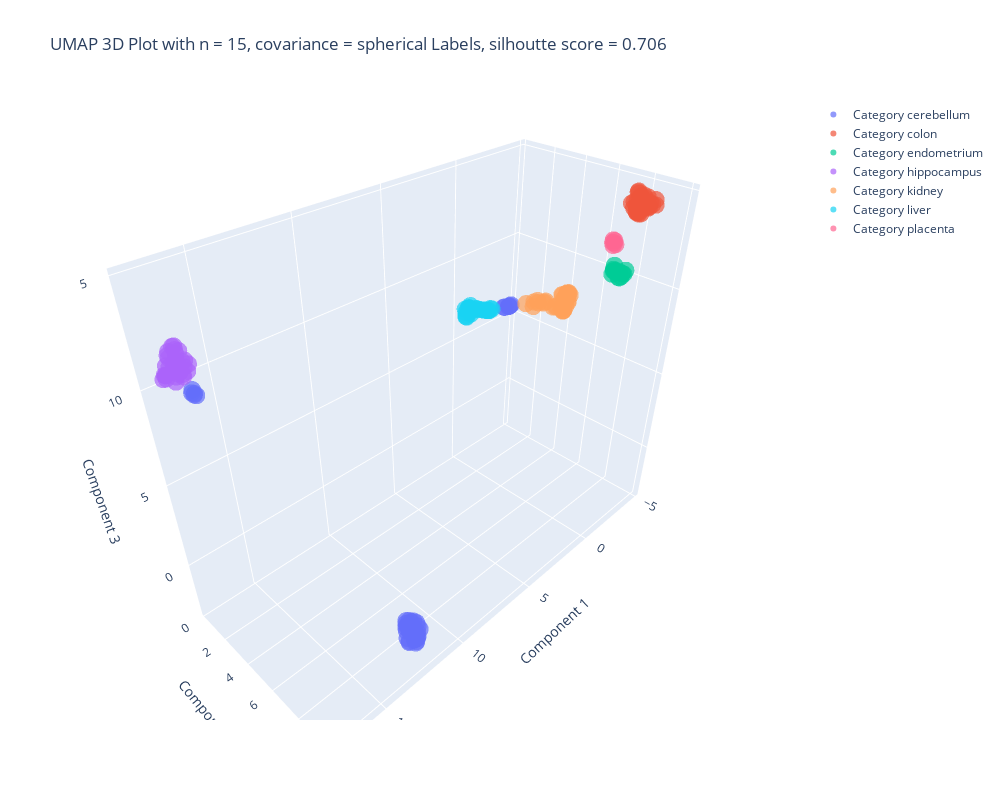
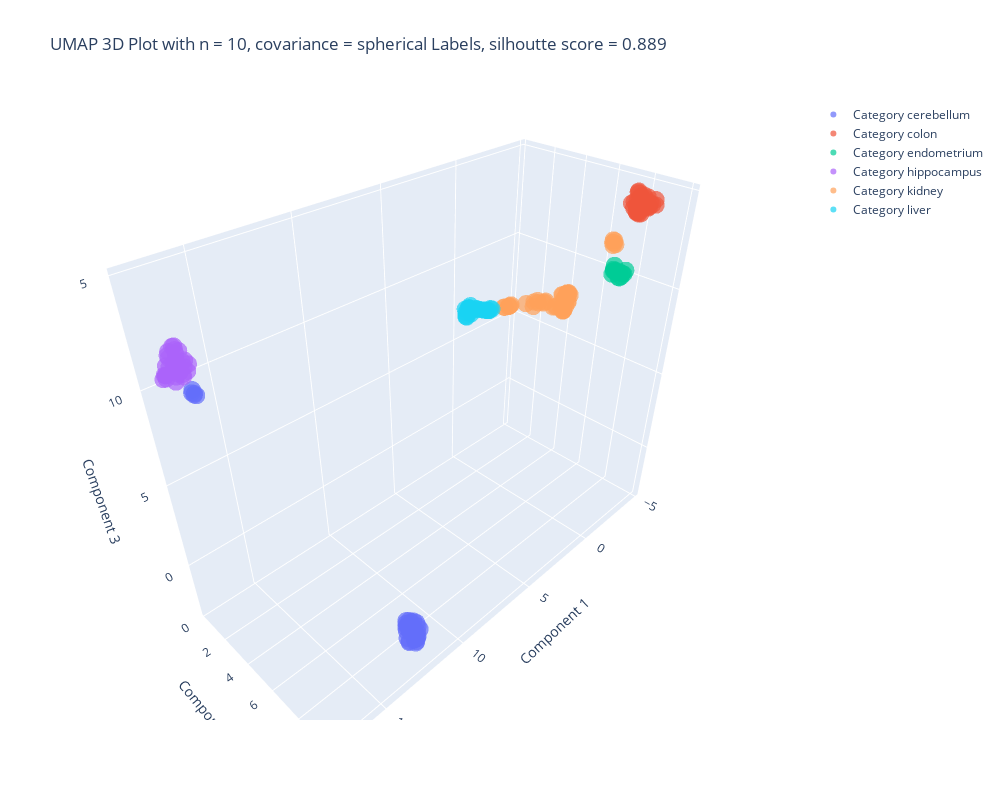

The code cell stored with these charts, in order, in its notebook:
### Markdown cell above
By looking at the plots, it can be appreciated some differences, and, based on the fact that class numbers have nothing to do with the gaussian labels inasmuch as the second ones were assigned during the fitting process without having actual labels information. Thus, a check cluster task is performed to visualize the most frequent actual label in each gaussian cluster

### Code cell
gaussian_results = list()
title_gmm = titles[:2]
for gaussian_label, string in zip(gaussian_labels, title_gmm):
    gaussian_results.append(plot_final_result(X_umap, X_sc, y, gaussian_label, string))
